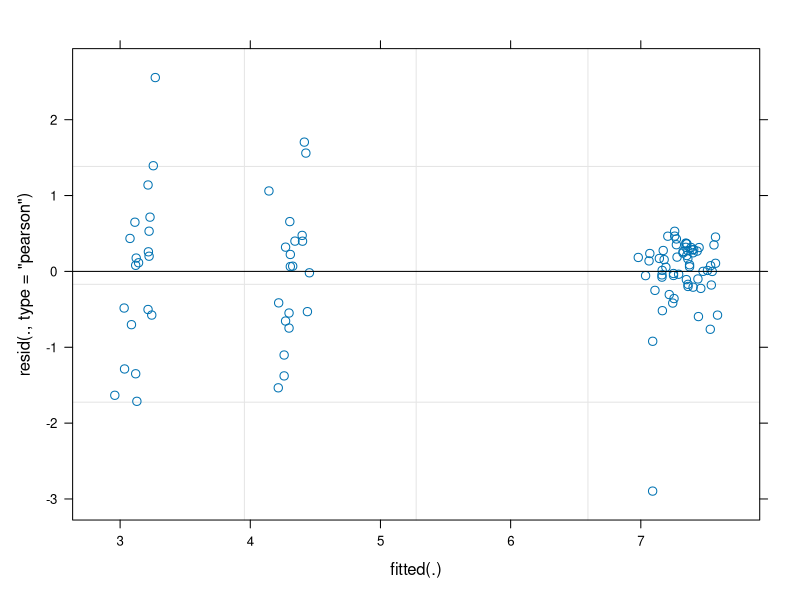
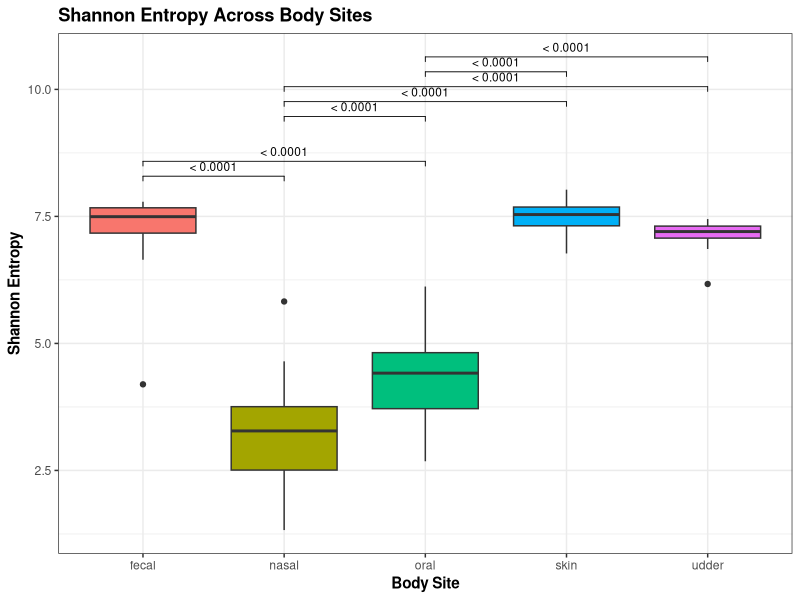
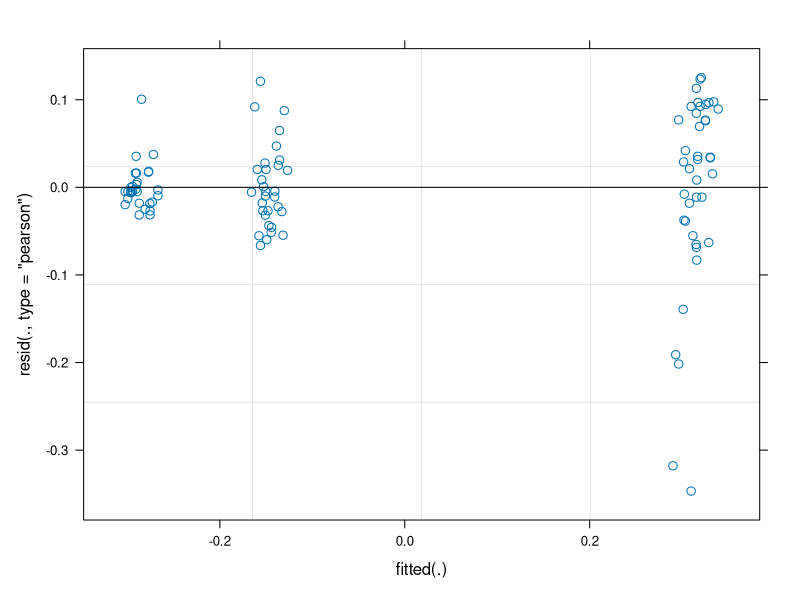
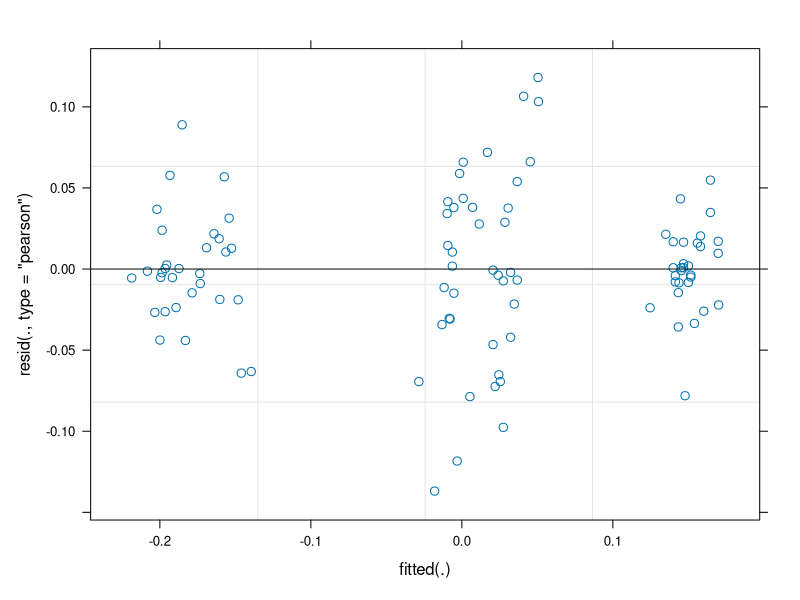
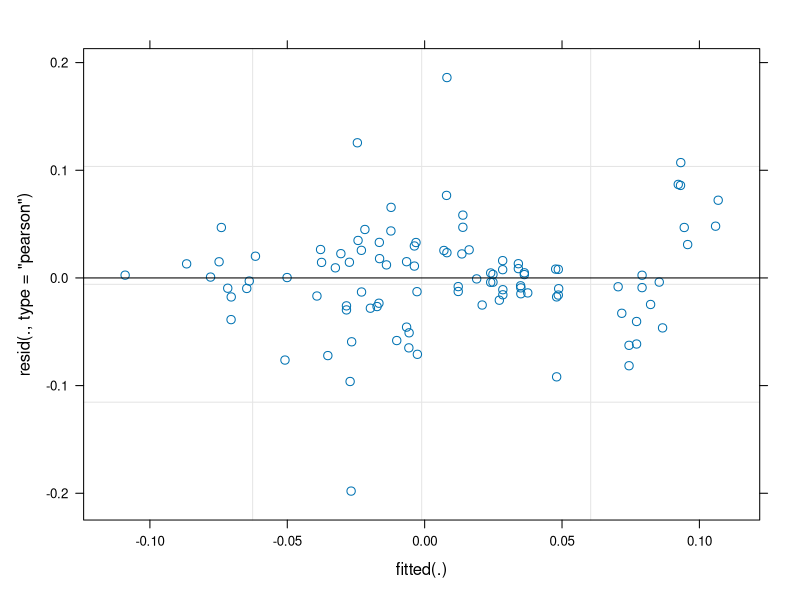
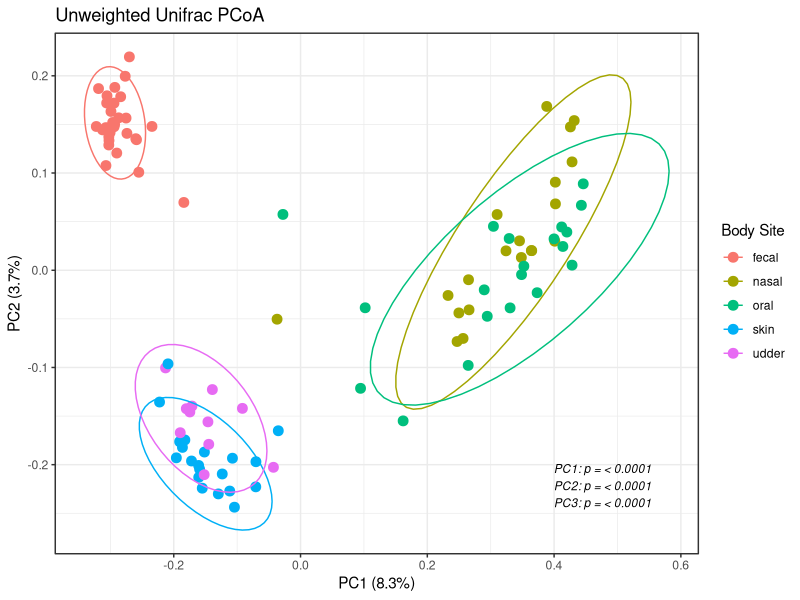
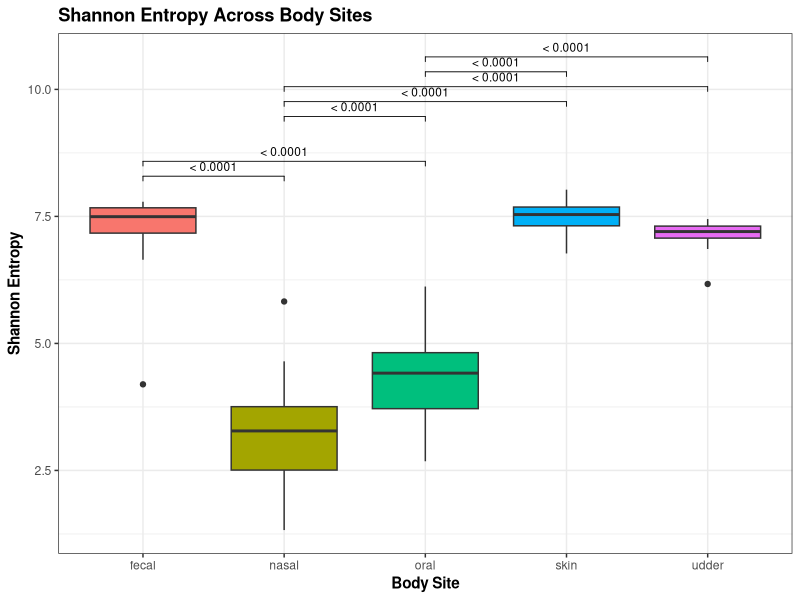
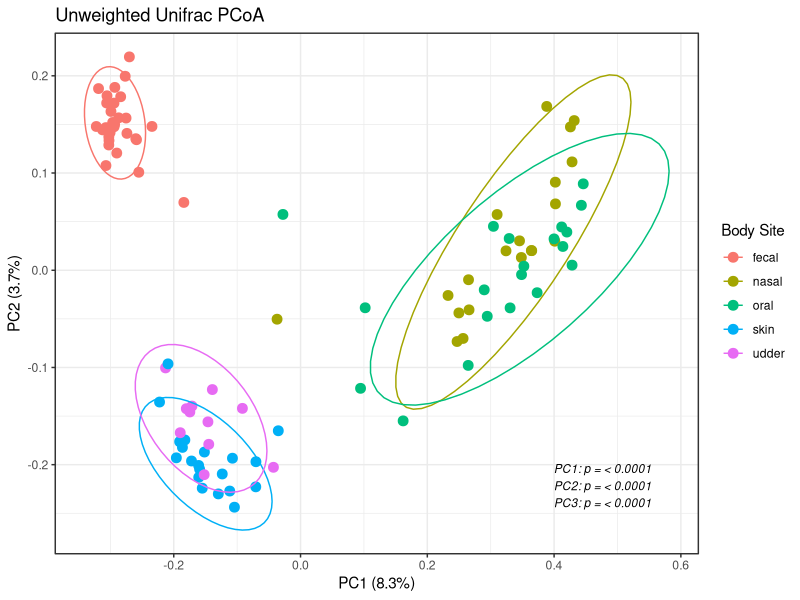

Source code (R) for these figures, in order: (Note: this script raises an error after producing the figures.)
## ---- chunk 1
knitr::opts_chunk$set(echo = TRUE)
## ---- chunk 2
library(tidyverse)
library(ggplot2)
library(readr)
library(ggpubr)
library(vegan)
library(scales)
library(lme4)
library(lmerTest)
library(pbkrtest)
library(emmeans)
library(rstatix)
library(forcats)
library(scales) 
## ---- chunk 3
metadata <- read_tsv("../03_metadata/cow_metadata.txt")
## ---- chunk 4
# Alpha diversity metrics
shannon <- read_tsv("alpha_div/shannon.tsv")
## ---- chunk 5
# Shannon 
shannon <- shannon %>%
  rename(sample_name = 1)  #rename 1st column to to match metadata


# Add to metadata
metadata <- metadata %>%
  left_join(shannon, by = "sample_name") 
  
## ---- chunk 6
metadata <- metadata %>% 
  drop_na(shannon_entropy)
## ---- chunk 7
# Build model
model_bodysite_shannon <- lmer(shannon_entropy ~ body_site + (1|cow_id), data = metadata) # I name all my models with the variable I am testing and the metric I am testing. 

# Residual diagnostic plot, check assumptions
plot(model_bodysite_shannon)
# look at estimated variance components
summary(model_bodysite_shannon)
# residual diagnostic plot, check assumptions
anova(model_bodysite_shannon)
# pairwise comparisons, there are a lot of time points for this data set so this line doesn't work yet, I'll show you how to use it a little later
emmeans(model_bodysite_shannon, pairwise ~ body_site)
## ---- chunk 8

# Estimated marginal means pairwise comparisons
shannon_emmeans <- emmeans(model_bodysite_shannon, ~ body_site)

pvals_shannon <- pairs(shannon_emmeans) |> 
  as.data.frame()

# Keep only significant comparisons
pvals_shannon_significant <- pvals_shannon %>%
  separate(contrast, into = c("group1", "group2"), sep = " - ") %>%
  filter(p.value < 0.05) %>%
  mutate(
    p = if_else(
      p.value < 0.0001,
      "< 0.0001",
      sprintf("%.3f", p.value)
    )
  )

pvals_shannon_significant

# Fix overlapping significance bars for plotting
pvals_shannon_significant <- pvals_shannon_significant %>%
  add_y_position(
    data = metadata,
    formula = shannon_entropy ~ body_site,
    fun = "max",
    step.increase = 0.12
  )

pvals_shannon_significant

# Plot Shannon by body site with only significant emmeans comparisons
bodysite_shannon_plot <- ggplot(
  metadata,
  aes(x = body_site, y = shannon_entropy, fill = body_site)
) +
  geom_boxplot() +
  stat_pvalue_manual(
    pvals_shannon_significant,
    xmin = "group1",
    xmax = "group2",
    label = "p",
    tip.length = 0.01,
    size = 3,
    inherit.aes = FALSE
  ) +
  theme_bw() +
  theme(
    axis.title = element_text(face = "bold"),
    plot.title = element_text(face = "bold"),
    legend.position = "none"
  ) +
  labs(
    x = "Body Site",
    y = "Shannon Entropy",
    title = "Shannon Entropy Across Body Sites"
  )

bodysite_shannon_plot
## ---- chunk 9
ggsave(bodysite_shannon_plot, filename = "../05_figures/shannon_bodysite.jpeg", device = "jpeg", dpi = 300, width = 8, height = 6)
## ---- chunk 10
# Read in beta div metrics 
uw_unifrac <- read_tsv("beta_div/unweighted_unifrac.txt")
## ---- chunk 11
uw_var <- uw_unifrac %>%
  slice(3) %>%
  separate(names(.)[2], into = paste0("PC", 1:10), sep = "\t", extra = "drop") %>%
  mutate(across(starts_with("PC"), ~ as.numeric(.x) * 100)) %>%
  select(PC1, PC2, PC3)

# Clean ordinance
uw_unifrac <- uw_unifrac %>%
  slice(6:n()) %>%
  filter(!.[[1]] %in% c("Biplot", "Site constraints")) %>%
  separate(names(.)[2], into = paste0("PC", 1:10), sep = "\t", extra = "drop") %>%
  rename(sample_name = 1)

metadata_uwunifrac <- uw_unifrac %>%
  select(sample_name, PC1, PC2, PC3) %>%
  left_join(metadata) %>% 
  mutate(across(c(PC1, PC2, PC3), as.numeric))
## ---- chunk 12
# Build model
model_bodysite_uwunifrac1 <- lmer(PC1 ~ body_site + (1|cow_id), data = metadata_uwunifrac)  
# I always add which PC I am testing into the model name

# Residual diagnostic plot, check assumptions
plot(model_bodysite_uwunifrac1)
# look at estimated variance components
summary(model_bodysite_uwunifrac1)
# residual diagnostic plot, check assumptions
anova(model_bodysite_uwunifrac1)
# pairwise comparisons
emmeans(model_bodysite_uwunifrac1, pairwise ~ body_site)
## ---- chunk 13
# Build model
model_bodysite_uwunifrac2 <- lmer(PC2 ~ body_site + (1|cow_id), data = metadata_uwunifrac)  
# I always add which PC I am testing into the model name

# Residual diagnostic plot, check assumptions
plot(model_bodysite_uwunifrac2)
# look at estimated variance components
summary(model_bodysite_uwunifrac2)
# residual diagnostic plot, check assumptions
anova(model_bodysite_uwunifrac2)
# pairwise comparisons
emmeans(model_bodysite_uwunifrac2, pairwise ~ body_site)
## ---- chunk 14
# Build model
model_bodysite_uwunifrac3 <- lmer(PC3 ~ body_site + (1|cow_id), data = metadata_uwunifrac)  
# I always add which PC I am testing into the model name

# Residual diagnostic plot, check assumptions
plot(model_bodysite_uwunifrac3)
# look at estimated variance components
summary(model_bodysite_uwunifrac3)
# residual diagnostic plot, check assumptions
anova(model_bodysite_uwunifrac3)
# pairwise comparisons
emmeans(model_bodysite_uwunifrac3, pairwise ~ body_site)
## ---- chunk 15
# Pull ANOVA p-values for body_site from each PC model
p_pc1 <- anova(model_bodysite_uwunifrac1)["body_site", "Pr(>F)"]
p_pc2 <- anova(model_bodysite_uwunifrac2)["body_site", "Pr(>F)"]
p_pc3 <- anova(model_bodysite_uwunifrac3)["body_site", "Pr(>F)"]

# Format p-values
format_p <- function(p) {
  ifelse(p < 0.0001, "< 0.0001", sprintf("%.4f", p))
}

p_label <- paste0(
  "PC1: p = ", format_p(p_pc1), "\n",
  "PC2: p = ", format_p(p_pc2), "\n",
  "PC3: p = ", format_p(p_pc3)
)

# Bottom-right placement
x_max <- max(metadata_uwunifrac$PC1, na.rm = TRUE)
y_min <- min(metadata_uwunifrac$PC2, na.rm = TRUE)

# Plot by body site
bodysite_uwunifrac_pcoa <- ggplot(
  metadata_uwunifrac,
  aes(x = PC1, y = PC2, color = body_site)
) + 
  geom_point(size = 3) +
  theme_bw() + 
  stat_ellipse(type = "t", level = 0.95) +
  xlab(paste0("PC1 (", round(uw_var[1], 1), "%)")) + 
  ylab(paste0("PC2 (", round(uw_var[2], 1), "%)")) +
  labs(
    title = "Unweighted Unifrac PCoA",
    color = "Body Site"
  ) +
  annotate(
    "text",
    x = x_max,
    y = y_min,
    label = p_label,
    hjust = 0.3,
    vjust = 0,
    size = 3,
    fontface = "italic"
  ) +
  coord_cartesian(clip = "off")

bodysite_uwunifrac_pcoa

## ---- chunk 16
ggsave(bodysite_uwunifrac_pcoa, filename = "../05_figures/unweighted_unifrac_bodysite_pcoa.jpeg", device = "jpeg", dpi = 300, width = 8, height = 6)
## ---- chunk 17
tabulated_results <- read_tsv("../02_data/tabulated_results.tsv")
## ---- chunk 18
# format data for making a taxa plot
# get rid of #q2:types row
tabulated_results <- tabulated_results[2:nrow(tabulated_results),]

# remove non-numeric columns
# we will filter out Taxon for now so we can calculate relative abundances, but will add it back later
tabulated_results_filt <- tabulated_results %>% 
  select(-all_of(c("Sequence","Confidence","Taxon")))
# we keep id and make it as the row name
tabulated_results_filt <- column_to_rownames(tabulated_results_filt, var = "id")

# calculate relative abundances
tabulated_results_filt[] <- lapply(tabulated_results_filt, function(x) as.numeric(as.character(x)))
rel_abundance <- apply(tabulated_results_filt, 2, function(x) x / sum(x))

# check that each column adds up to 1
colSums(rel_abundance)

# re-add taxonomy to relative abundance table
rel_abundance <- data.frame(rel_abundance, check.names = FALSE)
rel_abundance$id <- rownames(rel_abundance)

tabulated_results_merge <- tabulated_results %>% # create a tabulated results for merging
  select(all_of(c("id","Taxon")))

rel_abundance_taxa <- merge(rel_abundance, tabulated_results_merge, by = "id", all.x = TRUE)

# we now have a table with the per-sample relative abundances of each ASV (along with their taxonomic assignments)

# Taxon column data is messy - let's split the data up into taxonomic ranks
rel_abundance_taxa_split <- rel_abundance_taxa %>% 
  separate(Taxon, 
           into = c("Domain", "Phylum", "Class", "Order", "Family", "Genus", "Species"),
           sep = ";\\s*",  # splits on semicolon and optional space
           fill = "right", # fills missing columns with NA if some rows are shorter
           remove = TRUE) # remove original "Taxon" column too

# some ranks have a value even though they are unidentified (e.g., g__, s__)
# let's change those to NAs
rel_abundance_taxa_split[rel_abundance_taxa_split == "d__"] <- NA
rel_abundance_taxa_split[rel_abundance_taxa_split == "p__"] <- NA
rel_abundance_taxa_split[rel_abundance_taxa_split == "c__"] <- NA
rel_abundance_taxa_split[rel_abundance_taxa_split == "o__"] <- NA
rel_abundance_taxa_split[rel_abundance_taxa_split == "f__"] <- NA
rel_abundance_taxa_split[rel_abundance_taxa_split == "g__"] <- NA
rel_abundance_taxa_split[rel_abundance_taxa_split == "s__"] <- NA

# create a column with the lowest identified taxonomic level for all ASVs
rel_abundance_taxa_lowest <- rel_abundance_taxa_split %>% 
  rowwise() %>%
  mutate(LowestTaxLevel = {
    tax_levels <- c(Domain, Phylum, Class, Order, Family, Genus, Species)
    last_non_na <- tail(na.omit(tax_levels), 1)
    ifelse(length(last_non_na) > 0, last_non_na, NA)
  }) %>%
  ungroup()

# group by the lowest taxonomic level
rel_abundance_taxa_lowest <- rel_abundance_taxa_lowest %>%
  mutate(LowestTaxLevel = ifelse(is.na(LowestTaxLevel), "Unassigned", LowestTaxLevel)) %>% # convert NAs to "Unassigned"
  group_by(LowestTaxLevel) %>%
  summarise(across(where(is.numeric), sum, na.rm = TRUE))

# save the file
saveRDS(rel_abundance_taxa_lowest, "taxonomy/rel_abundance_taxa_lowest.RDS")

# group at level 5/Family level
rel_abundance_taxa_family <- rel_abundance_taxa_split %>%
  mutate(Family = ifelse(is.na(Family), "Unassigned", Family)) %>% # convert NAs to "Unassigned"
  group_by(Family) %>%
  summarise(across(where(is.numeric), sum, na.rm = TRUE))

# save the file
saveRDS(rel_abundance_taxa_family, "taxonomy/rel_abundance_taxa_family.RDS")

# this allows you to have either the lowest-identified level or collapsed taxonomic tables 
# however, these are massive and have >400 samples for this dataset
# because this isn't very conducive to nice taxa bar plots, in the next chunk, we are going to filter to one facility only and make a simple taxa bar plot
## ---- chunk 19
# graph at the family level for fecal samples
# convert to long format
rel_abundance_taxa_family_long <- rel_abundance_taxa_family %>%
  pivot_longer(cols = -Family, names_to = "sample_name", values_to = "relative_abundance")

# assign rare taxa (less than .02 rel abund to other)
rel_abundance_taxa_family_long <- rel_abundance_taxa_family_long %>%
  mutate(rare_taxa = if_else(relative_abundance < 0.02, "Other", Family))

# associate metadata with taxa
metadata <- read_tsv("../03_metadata/cow_metadata.txt")
metadata_filt <- metadata[, which((names(metadata) %in% c("sample_name","body_site"))==TRUE)]

rel_abundance_taxa_family_long <- rel_abundance_taxa_family_long %>% 
  left_join(metadata_filt, by = "sample_name")

# filter out control samples
rel_abundance_taxa_family_long <- rel_abundance_taxa_family_long[rel_abundance_taxa_family_long$body_site != "control",]

# filter to just one body site
rel_abundance_taxa_family_long_fecal <- rel_abundance_taxa_family_long[rel_abundance_taxa_family_long$body_site == "fecal",]

base_colors <- c(
  "#1B9E77", "#D95F02", "#7570B3", "#E7298A", "#66A61E",
  "#C06C84", "#A6761D", "#666666", "#7f3b6c", "#355c7d",
  "#b15928", "#9e003f", "#ff7f00", "#8dd3c7", "#bebada",
  "#fb8072", "#80b1d3", "#fdb462", "#b3de69", "#fccde5",
  "#d9d9d9", "#bc80bd", "#ccebc5", "#ffed6f", "#a6cee3"
)

# Get unique taxa categories from the full dataset if you want to use colors for both plots
categories <- unique(rel_abundance_taxa_family_long$rare_taxa)

# special colors for Other and Unassigned
special_colors <- c("Other" = "gray", "Unassigned" = "black")
remaining <- setdiff(categories, names(special_colors))

# Recycle colors properly
assigned_colors <- rep(base_colors, length.out = length(remaining))
names(assigned_colors) <- remaining

# Combine special and base colors
colors <- c(special_colors, assigned_colors)

#taxa bar plot, plotted at the Family taxonomic level 
taxa_family_fecal <- ggplot(
  rel_abundance_taxa_family_long_fecal,
  aes(x = sample_name, y = relative_abundance, fill = rare_taxa)
) +
  geom_bar(stat = "identity") +
  scale_fill_manual(values = colors) +
  theme(
    axis.text.x = element_blank(),
    legend.position = "bottom",
    axis.title = element_text(face = "bold"),
    legend.title = element_text(face = "bold")
  ) +
  labs(
    x = "Sample",
    y = "Relative Abundance",
    fill = "Family")

taxa_family_fecal
ggsave(taxa_family_fecal, filename = "../05_figures/taxa_family_fecal.jpeg", device = "jpeg", dpi = 300, width = 12, height = 8)

# Taxabar plot for body site
# graph taxa by sample type at the family level 
rel_abundance_taxa_family_long_fecal_ordered <- rel_abundance_taxa_family_long_fecal %>%
  mutate(body_site = fct_relevel(body_site, "fecal","nasal", "oral", "skin", "udder")) %>% 
  arrange(body_site)

taxa_family_bodysite <- ggplot(
  rel_abundance_taxa_family_long,
  aes(x = sample_name, y = relative_abundance, fill = rare_taxa)) +
  facet_wrap(~body_site, scales = "free_x") +
  geom_bar(stat = "identity") +
  scale_fill_manual(values = colors) +
  theme(legend.position = "bottom", axis.text.x = element_blank()) +
  labs(x = "Sample", y = "Relative Abundance", fill = "Family")

taxa_family_bodysite

ggsave(taxa_family_bodysite, filename = "../05_figures/taxa_family_bodysite.jpeg", device = "jpeg", dpi = 300, width = 12, height = 8)
